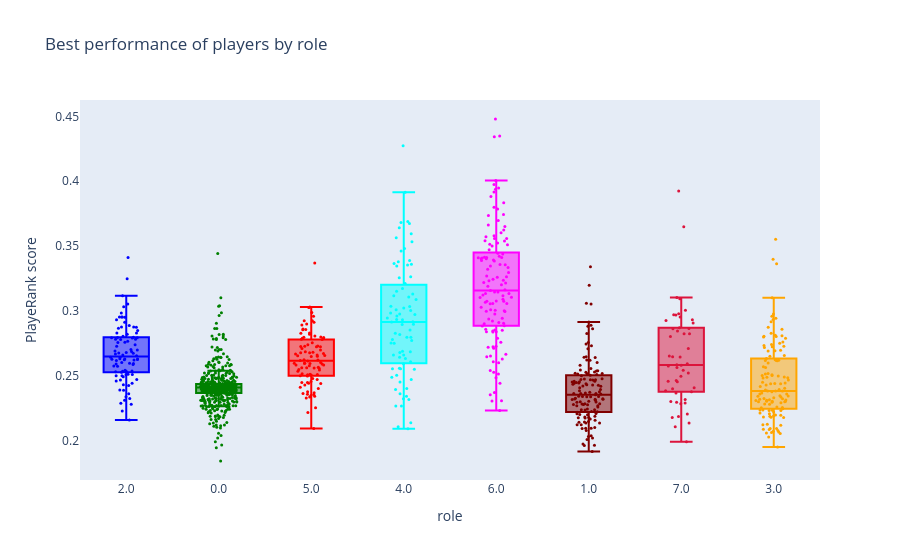

Source (notebook cell):
### Code cell
colors = ["blue", "green", "red", "cyan", "magenta", "maroon", "crimson", "orange"]

cluster2color = {cluster: color for cluster, color in zip(grouped["roleCluster"].unique(), colors)}

traces = []
for cluster in grouped["roleCluster"].unique():
    trace = go.Box(
        y=grouped[grouped["roleCluster"] == cluster]["ratings_mean"].values,
        boxpoints="all",
        jitter=0.8,
        pointpos=0,
        name=cluster,
        text=grouped[grouped["roleCluster"] == cluster]["shortName"],
        marker=dict(color=cluster2color[cluster], size=3),
        hoverinfo="text",
    )
    traces.append(trace)

figure = go.Figure(
    data=traces,
    layout=go.Layout(
        title="Best performance of players by role",
        xaxis=dict(
            title="role",
            zeroline=True,
            showgrid=False,
            zerolinewidth=2,
        ),
        yaxis=dict(
            title="PlayeRank score",
            zeroline=True,
            showgrid=False,
        ),
        showlegend=False,
        # autosize=True,
    ),
)

py.iplot(figure)

### Figure 1 — Plotly figure (JSON) as saved in the notebook; plotly's stock layout.template omitted (floating-point values rounded to 4 significant figures; data arrays with more than 128 entries replaced by an {"elided": "..."} marker saying what was removed)
{"data": [{"boxpoints": "all", "hoverinfo": "text", "jitter": 0.8, "marker": {"color": "blue", "size": 3}, "name": "2.0", "pointpos": 0, "text": ["T. Alderweireld", "Marcelo", "J. Gouweleeuw", "M. van der Hoorn", "M. Yoshida", "A. Rami", "Albiol", "R. Varane", "Piqué", "Ramalho", "Sergio Postigo", "Álvaro González", "G. Cabral", "David López", "Laguardia", "Luis Hernández", "Albentosa", "L. Koscielny", "C. Smalling", "J. Stephens", "S. Duffy", "S. Savić", "C. Dawson", "W. Morgan", "J. Lascelles", "A. Mariappa", "S. Cook", "S. Francis", "J. Tarkowski", "M. Veljkovic", "S. Papastathopoulos", "J. Boateng", "K. Papadopoulos", "J. Matip", "M. Ginter", "Thiago Silva", "S. Kjær", "L. Bonucci", "F. Sørensen", "B. Salamon", "M. Silvestre", "K. Glik", "F. Fernández", "F. Ceccherini", "A. Caracciolo", "D. Lovren", "Azpilicueta", "N. N'Koulou", "K. Mangane", "K. Théophile Catherine", "K. Zouma", "C. Kerbrat", "B. Stambouli", "I. Traoré", "P. Gouano", "A. Mandi", "D. Da Silva", "J. Giraudon", "Marquinhos", "Rafael Tolói", "B. Djimsiti", "F. Schär", "M. Jørgensen", "E. Garay", "Paulo Oliveira", "Edgar Ié", "G. Mercado", "G. Pezzella", "K. Manolas", "T. Cionek", "G. González", "D. Rugani", "M. Škriniar", "N. Stark", "Bastos", "C. Yamberé", "Diego Llorente", "J. Giménez", "J. Tah", "T. Baumgartl", "Djené", "D. Sánchez", "Marlon", "F. Romagna", "I. Diop", "J. Gelin", "B. Pavard", "N. Mukiele", "Unai Núñez", "J. Koundé"], "type": "box", "y": [0.2588, 0.2986, 0.2431, 0.2603, 0.2792, 0.2849, 0.2955, 0.2693, 0.2888, 0.2327, 0.2509, 0.2502, 0.2954, 0.2619, 0.2688, 0.2513, 0.2576, 0.3032, 0.325, 0.2543, 0.3117, 0.2363, 0.2795, 0.283, 0.3053, 0.2952, 0.2933, 0.2798, 0.2877, 0.2656, 0.2877, 0.2674, 0.2913, 0.2831, 0.2781, 0.2868, 0.2954, 0.2536, 0.2539, 0.2461, 0.27, 0.2631, 0.2784, 0.2669, 0.2313, 0.3412, 0.2599, 0.2805, 0.2643, 0.229, 0.2532, 0.2281, 0.234, 0.2468, 0.2661, 0.2758, 0.2796, 0.2472, 0.2596, 0.223, 0.2391, 0.2632, 0.2575, 0.2501, 0.2759, 0.2631, 0.2676, 0.2681, 0.2768, 0.2528, 0.2443, 0.2794, 0.274, 0.2591, 0.2783, 0.2627, 0.2875, 0.2705, 0.273, 0.2628, 0.2511, 0.2624, 0.2623, 0.2161, 0.2494, 0.2393, 0.2644, 0.2427, 0.2537, 0.282]}, {"boxpoints": "all", "hoverinfo": "text", "jitter": 0.8, "marker": {"color": "green", "size": 3}, "name": "0.0", "pointpos": 0, "text": {"elided": "522 str values"}, "type": "box", "y": {"elided": "522 float values"}}, {"boxpoints": "all", "hoverinfo": "text", "jitter": 0.8, "marker": {"color": "red", "size": 3}, "name": "5.0", "pointpos": 0, "text": ["J. Vertonghen", "N. Moisander", "V. van Dijk", "B. Nuytinck", "Víctor Ruíz", "Sergio Ramos", "Sergi Gómez", "João Miranda", "D. Godín", "F. Fazio", "Juan Cala", "Íñigo Martínez", "Jordi Amat", "J. Murillo", "Ximo Navarro", "Juanpe", "Arbilla", "Miquel", "T. Vermaelen", "G. Cahill", "J. Evans", "P. Jones", "C. Clark", "K. Rekik", "H. Maguire", "B. Mee", "L. Dunk", "A. Rüdiger", "Ö. Toprak", "M. Hummels", "S. Bender", "C. Schindler", "B. Hübner", "J. Vestergaard", "D. Heintz", "G. Chiellini", "Juan Jesus", "Ş. Radu", "A. Costa", "F. Acerbi", "A. Masiello", "D. Astori", "Felipe", "A. Gamberini", "M. Nastasić", "A. Ogbonna", "E. Moretti", "M. Capuano", "G. Ferrari", "B. Koné", "S. Umtiti", "M. Sakho", "P. Djilobodji", "J. Morel", "K. Koulibaly", "D. Congré", "L. Perrin", "J. Sorbon", "K. Adénon", "S. Falette", "N. Pallois", "P. Baysse", "C. Hérelle", "R. Thomas", "P. Martinez", "Sidnei", "E. Zukanović", "F. Helander", "M. Hinteregger", "K. Wimmer", "C. Kabasele", "Rolando", "D. Siovas", "Ahmed Hegazy", "N. Aké", "A. Laporte", "C. Lenglet", "C. Jullien", "A. Romagnoli", "Rodrigo Ely", "Chema", "J. Alonso", "A. Djiku", "P. Kimpembe", "A. Diallo", "A. Mawson", "Samir", "Jemerson", "W. Hoedt", "Mario Hermoso", "M. Niakhaté", "C. Söyüncü", "D. Upamecano", "J. Gnagnon"], "type": "box", "y": [0.2914, 0.2598, 0.337, 0.2513, 0.2859, 0.2959, 0.27, 0.2564, 0.2651, 0.3032, 0.2711, 0.2724, 0.2481, 0.2687, 0.2218, 0.2679, 0.2364, 0.2509, 0.2616, 0.2596, 0.2679, 0.2585, 0.2597, 0.2731, 0.2783, 0.3028, 0.2623, 0.2517, 0.2856, 0.29, 0.2989, 0.2822, 0.28, 0.2892, 0.2442, 0.2535, 0.2343, 0.2256, 0.2378, 0.256, 0.2403, 0.2563, 0.2371, 0.2682, 0.25, 0.2728, 0.2506, 0.2359, 0.2592, 0.2673, 0.2741, 0.2624, 0.2338, 0.2549, 0.2796, 0.2598, 0.2756, 0.2349, 0.233, 0.2472, 0.2095, 0.278, 0.2546, 0.2861, 0.2566, 0.2562, 0.2458, 0.2502, 0.245, 0.2356, 0.2726, 0.265, 0.2724, 0.2604, 0.2926, 0.2829, 0.2655, 0.2831, 0.2788, 0.2808, 0.245, 0.2669, 0.2583, 0.2619, 0.2662, 0.2791, 0.2414, 0.2658, 0.2444, 0.2578, 0.243, 0.2511, 0.2925, 0.2797]}, {"boxpoints": "all", "hoverinfo": "text", "jitter": 0.8, "marker": {"color": "cyan", "size": 3}, "name": "4.0", "pointpos": 0, "text": ["C. Eriksen", "D. Tadić", "Canales", "Portu", "Aduriz", "José Callejón", "Á. di María", "Fàbregas", "L. Messi", "Susaeta", "Ibai Gómez", "I. Rakitić", "Raúl García", "Jorge Molina", "Xabi Prieto", "Iago Aspas", "Gerard Moreno", "Eraso", "Léo Baptistão", "R. Lukaku", "Juan Mata", "J. Ward-Prowse", "Iago Falqué", "L. Modrić", "A. Townsend", "J. Ibe", "R. Sterling", "A. Hunt", "T. Müller", "M. Uth", "P. Groß", "B. Cristante", "G. Ramírez", "A. Barberis", "J. Iličić", "S. Verdi", "M. Parolo", "S. Zaza", "M. Benassi", "L. Pavoletti", "R. Boudebouz", "F. Thauvin", "M. Sissoko", "R. Mahrez", "G. Kakuta", "Y. Salibur", "D. Wass", "K. De Bruyne", "Paulinho", "Allan", "X. Shaqiri", "Y. Poulsen", "L. Lerager", "Rodrigo", "L. Castro", "P. Dybala", "Willian", "Mohamed Salah", "V. Germain", "D. Berardi", "A. Petagna", "Iñaki Williams", "N. Pépé", "Á. Correa", "Kwon Chang-Hoon", "M. Eggestein", "J. Bamba", "I. Mbenza", "P. Lees Melou", "B. Embolo", "F. Kessié", "S. Grandsir", "Malcom", "L. Pellegrini", "T. Abraham", "T. Davies", "M. Cuisance", "K. Havertz", "F. Chiesa"], "type": "box", "y": [0.3463, 0.2554, 0.3035, 0.3366, 0.3256, 0.3565, 0.3379, 0.3683, 0.3916, 0.3212, 0.3038, 0.2829, 0.3109, 0.3174, 0.2977, 0.2946, 0.3533, 0.2661, 0.2552, 0.369, 0.282, 0.3347, 0.3131, 0.268, 0.2269, 0.2609, 0.2974, 0.3117, 0.2897, 0.309, 0.2895, 0.2916, 0.2772, 0.2691, 0.2985, 0.2593, 0.2555, 0.3481, 0.2362, 0.4274, 0.2473, 0.301, 0.2396, 0.3389, 0.2797, 0.2753, 0.3265, 0.3355, 0.2752, 0.2319, 0.3023, 0.2799, 0.3003, 0.3641, 0.2404, 0.3361, 0.2853, 0.3674, 0.3153, 0.2781, 0.2634, 0.2661, 0.2452, 0.2093, 0.2933, 0.2139, 0.2685, 0.2643, 0.2505, 0.2558, 0.2489, 0.2324, 0.3596, 0.2917, 0.2935, 0.2343, 0.2268, 0.2963, 0.2108]}, {"boxpoints": "all", "hoverinfo": "text", "jitter": 0.8, "marker": {"color": "magenta", "size": 3}, "name": "6.0", "pointpos": 0, "text": ["C. Eriksen", "D. Mertens", "Aduriz", "M. Özil", "K. Benzema", "Cristiano Ronaldo", "G. Higuaín", "Álvaro Morata", "A. Sánchez", "R. Falcao", "Luis Alberto", "S. Rondón", "Jorge Molina", "A. Griezmann", "K. Babacar", "C. Stuani", "Kike García", "Ángel", "Mariano Díaz", "F. Andone", "R. Lukaku", "J. Lingard", "L. Suárez", "S. Agüero", "M. Balotelli", "E. Džeko", "S. Long", "G. Murray", "W. Zaha", "H. Kane", "P. Crouch", "T. Deeney", "J. Hendrick", "A. Barnes", "S. Vokes", "C. Wood", "J. King", "D. Gayle", "J. Vardy", "D. Alli", "M. Arnautović", "N. Füllkrug", "M. Gómez", "N. Petersen", "V. Ibišević", "R. Lewandowski", "Son Heung-Min", "G. Sio", "I. Santini", "Roberto Firmino", "M. Kruse", "S. Terodde", "Maxi López", "F. Quagliarella", "L. Muriel", "F. Vázquez", "A. Ljajić", "M. Antenucci", "E. Cavani", "A. Belotti", "R. Palacio", "G. Caprari", "C. Immobile", "R. Inglese", "D. Falcinelli", "Diego Farias", "A. Pléa", "J. Briand", "A. Lacazette", "S. Haller", "Y. Sanogo", "J. Ayew", "E. Sala", "E. Hazard", "D. Payet", "A. Delort", "S. Mané", "W. Khazri", "W. Ben Yedder", "E. Rivière", "P. Aubameyang", "O. Giroud", "N. Sliti", "K. Toko Ekambi", "Júlio Tavares", "N. Fekir", "C. Bacca", "K. De Bruyne", "C. Benteke", "L. Depoitre", "G. Burgstaller", "M. Gregoritsch", "A. Kramarić", "A. Rebić", "Rodrigo", "D. Zapata", "Y. Muto", "M. Konaté", "N. Kalinić", "Lucas Pérez", "G. Lapadula", "D. Selke", "C. Ninga", "T. Werner", "M. Icardi", "M. Politano", "S. Mounié", "A. Niane", "J. Calleri", "Santi Mina", "G. Simeone", "Munir", "Marco Asensio", "M. Thuram", "K. Lasagna", "E. Boateng", "Gabriel Jesus", "Charles", "Maxi Gómez", "M. Rashford", "Y. En-Nesyri"], "type": "box", "y": [0.3245, 0.284, 0.3261, 0.3403, 0.2308, 0.3786, 0.2714, 0.2945, 0.3092, 0.3106, 0.3801, 0.336, 0.3297, 0.3413, 0.263, 0.3939, 0.3135, 0.3559, 0.341, 0.2885, 0.3651, 0.2999, 0.3003, 0.3421, 0.2307, 0.3347, 0.3356, 0.3662, 0.2354, 0.3542, 0.4344, 0.4006, 0.2653, 0.3917, 0.3974, 0.3736, 0.2912, 0.3059, 0.354, 0.2515, 0.2729, 0.3882, 0.3604, 0.3393, 0.2854, 0.3573, 0.3076, 0.3058, 0.351, 0.3056, 0.2902, 0.3271, 0.2486, 0.2759, 0.3191, 0.2443, 0.2847, 0.2373, 0.3523, 0.3159, 0.3068, 0.2602, 0.3076, 0.3217, 0.2541, 0.2234, 0.2725, 0.2976, 0.2923, 0.3697, 0.3238, 0.272, 0.3164, 0.2851, 0.3624, 0.339, 0.2905, 0.2887, 0.3264, 0.3516, 0.3415, 0.3146, 0.3322, 0.286, 0.3949, 0.3219, 0.301, 0.3439, 0.435, 0.3412, 0.3077, 0.3411, 0.3124, 0.284, 0.261, 0.3147, 0.3104, 0.358, 0.3135, 0.3336, 0.3117, 0.3834, 0.2648, 0.2528, 0.3744, 0.3029, 0.448, 0.3445, 0.2791, 0.2938, 0.2839, 0.3007, 0.3203, 0.2996, 0.3559, 0.3385, 0.3234, 0.3403, 0.3473, 0.2668, 0.3502]}, {"boxpoints": "all", "hoverinfo": "text", "jitter": 0.8, "marker": {"color": "maroon", "size": 3}, "name": "1.0", "pointpos": 0, "text": ["J. Guðmundsson", "D. Janmaat", "R. Rosales", "K. Tete", "Barragán", "Bruno Saltor", "Juanfran", "Dani Alves", "Montoya", "Sergi Roberto", "Kiko Femenía", "De Marcos", "Juanfran", "Jesús Navas", "Mario", "Portillo", "Hugo Mallo", "Pedro López", "N. El Zhar", "D. Suárez", "Ander Capa", "Míchel", "Lucas Vázquez", "Daniel Carvajal", "Iván Balliu", "A. Nyom", "Zaldúa", "Rafael", "A. Valencia", "S. Coleman", "K. Walker", "P. Zabaleta", "K. Naughton", "A. Smith", "V. Moses", "M. Lowton", "K. Trippier", "M. Phillips", "Suso", "T. Smith", "Ł. Piszczek", "D. Diekmeier", "D. Caligiuri", "J. Schmid", "P. Herrmann", "M. Weiser", "P. Verhaegh", "A. Beck", "J. Korb", "I. Abate", "A. Rosi", "S. Lichtsteiner", "A. Candreva", "J. Cuadrado", "É. Barreto", "L. De Silvestri", "Rômulo", "E. Hysaj", "D. D'Ambrosio", "G. Donati", "F. Cacciatore", "Keko", "V. Laurini", "I. M'baye", "A. Florenzi", "D. Zappacosta", "B. Sarr", "F. Thauvin", "S. Aurier", "A. Knockaert", "M. Deplagne", "D. Sidibé", "V. Manceau", "A. Gonçalves", "A. Souquet", "R. Aguilar", "J. Ikoko", "Y. Sabaly", "F. Guilbert", "F. Chafik", "O. El Hajjam", "P. Pekarík", "T. Meunier", "S. Widmer", "Š. Vrsaljko", "Cédric Soares", "T. Gebre Selassie", "P. Kadeřábek", "H. Sakai", "B. Bereszyński", "D. Lazović", "Samu Castillejo", "João Cancelo", "B. Traoré", "K. Malcuit", "Bellerín", "P. Faragò", "Nélson Semedo", "J. Kimmich", "M. Wolf", "Rubén Peña", "M. Lazzari", "A. Marušić", "H. Traoré", "Lekue", "N. Elvedi", "L. Dubois", "D. Yedlin", "D. Calabria", "J. Gomez", "L. Klostermann", "Pablo Maffeo", "Bernardo Silva", "P. Stenzel", "Odriozola", "S. Janko", "Iván Alejo", "H. Hateboer", "F. Hadergjonaj", "N. Mukiele", "T. Alexander-Arnold", "K. Amian", "Pol Lirola", "Carlos Soler", "C. Pulisic", "V. Rosier", "Martín"], "type": "box", "y": [0.2644, 0.2344, 0.2506, 0.227, 0.2431, 0.23, 0.2097, 0.2501, 0.2284, 0.2297, 0.2459, 0.234, 0.2095, 0.2386, 0.2431, 0.2221, 0.2329, 0.2204, 0.2408, 0.2516, 0.2009, 0.245, 0.2827, 0.2477, 0.2123, 0.2097, 0.244, 0.2429, 0.2437, 0.2143, 0.2583, 0.2459, 0.2238, 0.2377, 0.2541, 0.2159, 0.2915, 0.2622, 0.2883, 0.2103, 0.2469, 0.2138, 0.2175, 0.2864, 0.2313, 0.2546, 0.23, 0.252, 0.2137, 0.2211, 0.247, 0.2325, 0.2891, 0.2538, 0.2227, 0.2758, 0.2368, 0.2342, 0.2395, 0.2224, 0.2361, 0.1966, 0.247, 0.232, 0.2423, 0.2341, 0.2643, 0.3341, 0.2647, 0.2287, 0.2479, 0.271, 0.2168, 0.2286, 0.2184, 0.2179, 0.2269, 0.2319, 0.2558, 0.2456, 0.1975, 0.234, 0.2745, 0.2364, 0.2453, 0.219, 0.3061, 0.253, 0.2518, 0.2123, 0.2279, 0.3199, 0.2529, 0.2443, 0.1918, 0.2445, 0.2604, 0.2178, 0.3054, 0.2033, 0.2038, 0.2208, 0.2323, 0.2472, 0.22, 0.2517, 0.2732, 0.2355, 0.215, 0.2364, 0.2364, 0.242, 0.2623, 0.2277, 0.2261, 0.2079, 0.2239, 0.2321, 0.2246, 0.224, 0.2279, 0.2374, 0.2022, 0.2144, 0.2511, 0.2304, 0.1964]}, {"boxpoints": "all", "hoverinfo": "text", "jitter": 0.8, "marker": {"color": "crimson", "size": 3}, "name": "7.0", "pointpos": 0, "text": ["K. Strootman", "D. Pröpper", "É. Banega", "Iniesta", "Koke", "Trigueros", "Zurutuza", "Adrián", "Borja García", "Saúl", "Dani García", "T. Carroll", "M. Dembélé", "Luiz Gustavo", "T. Kroos", "J. Draxler", "M. Arnold", "D. Baier", "D. Latza", "Caiuby", "P. Hetemaj", "A. Bertolacci", "G. Bonaventura", "M. Hamšík", "Jorginho", "B. Matuidi", "J. Veretout", "J. Féret", "P. Lasne", "F. Fajr", "T. Mangani", "Y. Sankharé", "T. Bakayoko", "Willian José", "Gabriel", "R. Freuler", "T. Delaney", "A. Mooy", "N. Matić", "G. Sigurðsson", "K. Linetty", "Fabinho", "A. Rabiot", "Álex Granell", "H. Manzala", "S. Milinković-Savić", "E. Bardhi", "R. Mandragora", "A. Ndiaye", "H. Aouar"], "type": "box", "y": [0.2459, 0.2109, 0.2712, 0.2378, 0.2863, 0.2954, 0.2286, 0.3104, 0.2804, 0.2586, 0.2187, 0.2564, 0.2304, 0.2522, 0.3926, 0.2971, 0.2654, 0.1993, 0.2595, 0.3649, 0.2137, 0.218, 0.2908, 0.2544, 0.2402, 0.2583, 0.3007, 0.2979, 0.2297, 0.2647, 0.241, 0.2826, 0.2292, 0.2969, 0.2928, 0.2456, 0.2866, 0.2646, 0.2318, 0.2577, 0.2368, 0.2932, 0.2497, 0.2825, 0.2466, 0.3095, 0.287, 0.2847, 0.2207, 0.2386]}, {"boxpoints": "all", "hoverinfo": "text", "jitter": 0.8, "marker": {"color": "orange", "size": 3}, "name": "3.0", "pointpos": 0, "text": ["S. de Vrij", "Dani Parejo", "Sergio Busquets", "San José", "Iturraspe", "Javi Martínez", "Gabi", "Borja Valero", "Tomás Pina", "Illarramendi", "Bernardo Espinosa", "M. Iturra", "Rubén Pérez", "Javi Castellano", "Oriol Romeu", "D. Fletcher", "J. Henderson", "Lucas Leiva", "J. Shelvey", "Y. Cabaye", "D. Stephens", "J. Cork", "M. Schneiderlin", "S. N'Zonzi", "A. Surman", "M. Noble", "M. Diamé", "J. Hogg", "Naldo", "P. Bargfrede", "M. Bakalorz", "C. Kramer", "K. Vogt", "M. Höger", "T. Rincón", "P. Skjelbred", "M. Hasebe", "J. Baumgartlinger", "M. Lehmann", "P. Schwegler", "D. Demme", "R. Khedira", "D. De Rossi", "M. Pjanić", "F. Viviani", "L. Bonucci", "Danilo", "Pedro Obiang", "L. Cigarini", "V. Behrami", "N. Spolli", "M. Verratti", "I. Radovanović", "L. Ceppitelli", "F. Magnanelli", "T. Motta", "S. Prcić", "T. Monconduit", "G. Krychowiak", "G. Kondogbia", "I. Gueye", "É. Didot", "B. André", "J. Guilavogui", "F. Bellugou", "B. Sankoh", "R. Amalfitano", "R. Cohade", "C. Sánchez", "A. Tameze", "I. Amadou", "A. Doucouré", "J. Marié", "N. Kanté", "C. Kouyaté", "L. Biglia", "Guilherme", "Casemiro", "G. Xhaka", "O. Selnæs", "M. Badelj", "S. Defour", "João Moutinho", "Javi García", "J. Allen", "C. Aránguiz", "E. Pulgar", "Fernandinho", "L. Milivojević", "J. Seri", "A. Christensen", "F. Grillitsch", "J. Aholou", "D. Kohr", "S. Lobotka", "E. Dier", "Thomas", "A. Touré", "J. Weigl", "J. Gbamin", "Pere Pons", "B. Zungu", "E. Skhiri", "J. Lerma", "D. Cataldi", "F. Vicari", "W. Ndidi", "P. Hernández", "B. Santamaria", "V. Koziello", "M. Arambarri", "M. Caldara", "Y. Aït Bennasser", "Otávio", "L. Cook", "L. Torreira", "Mikel Merino", "L. Tousart", "D. Zakaria", "Rodri", "A. Zambo Anguissa", "S. Ascacíbar"], "type": "box", "y": [0.2692, 0.279, 0.2491, 0.2699, 0.2719, 0.2829, 0.2294, 0.2281, 0.2516, 0.257, 0.2874, 0.2314, 0.2088, 0.2518, 0.273, 0.2237, 0.2313, 0.2618, 0.2405, 0.2652, 0.1952, 0.2384, 0.2248, 0.2977, 0.2806, 0.2182, 0.2624, 0.2079, 0.3399, 0.2396, 0.2094, 0.251, 0.2333, 0.2441, 0.2233, 0.2208, 0.2345, 0.2486, 0.2234, 0.2945, 0.219, 0.2734, 0.243, 0.3364, 0.2804, 0.2499, 0.26, 0.2361, 0.2725, 0.2237, 0.2619, 0.2068, 0.2489, 0.286, 0.212, 0.2619, 0.2261, 0.203, 0.2446, 0.2297, 0.2199, 0.2362, 0.3554, 0.2762, 0.2485, 0.2337, 0.2127, 0.244, 0.2327, 0.2305, 0.2303, 0.244, 0.2215, 0.2197, 0.2936, 0.2317, 0.2343, 0.281, 0.2635, 0.2368, 0.2063, 0.2073, 0.28, 0.2753, 0.206, 0.209, 0.2311, 0.3102, 0.2192, 0.2468, 0.2621, 0.2565, 0.2658, 0.2304, 0.2347, 0.2813, 0.2384, 0.2222, 0.2377, 0.2451, 0.2056, 0.2385, 0.23, 0.2917, 0.2095, 0.2254, 0.2418, 0.296, 0.2236, 0.232, 0.2301, 0.2741, 0.2183, 0.2283, 0.2124, 0.2694, 0.2324, 0.2504, 0.2256, 0.2503, 0.2391, 0.218]}], "layout": {"showlegend": false, "title": {"text": "Best performance of players by role"}, "xaxis": {"showgrid": false, "title": {"text": "role"}, "zeroline": true, "zerolinewidth": 2}, "yaxis": {"showgrid": false, "title": {"text": "PlayeRank score"}, "zeroline": true}}}
